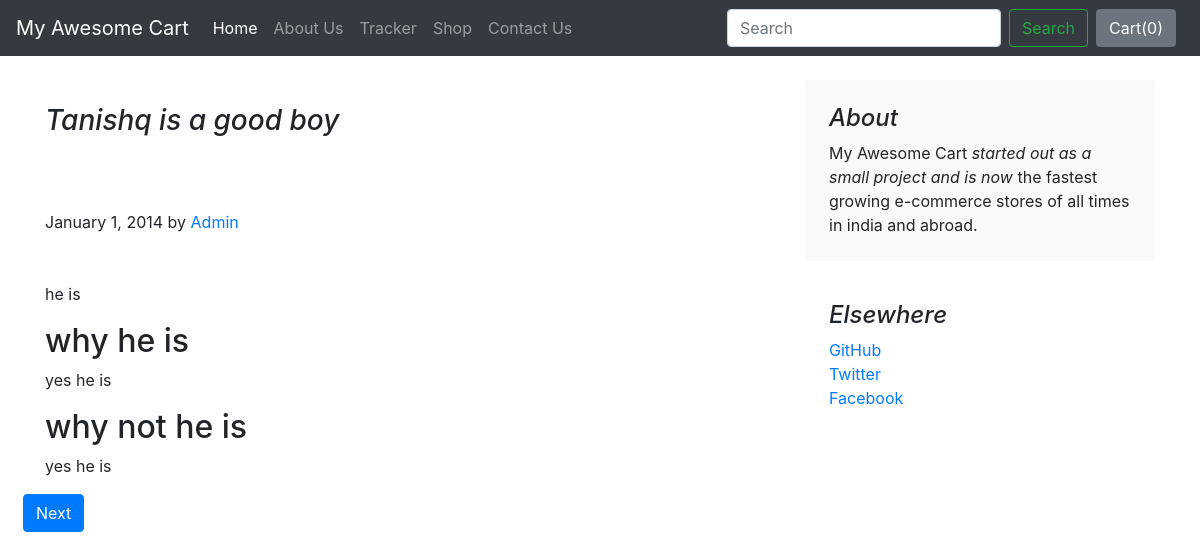
The page /blog/blogpost/1 on the database its author committed.
### blog/models.py (models this page shows, shortened)
class blogPost(models.Model):
    post_id =  models.AutoField(primary_key=True)
    title = models.CharField(max_length=50,default='')
    head0 = models.CharField(max_length=500,default='')
    chead0 = models.CharField(max_length=5000,default='')
    head1 = models.CharField(max_length=500,default='')
    chead1 = models.CharField(max_length=5000,default='')
    head2 = models.CharField(max_length=500,default='')
    chead2 = models.CharField(max_length=5000,default='')
    pub_date = models.DateField()
    thumbnail = models.ImageField(upload_to='blog/images',default='')

### blog/views.py (the view)
# urls.py: path("blogpost/<int:id>", views.blogpost, name="blogHome")
def blogpost(request, id):
    myposts = blogPost.objects.all()
    ids = []
    for post in myposts:
        ids.append(post.post_id)
    ids.sort()
    first = ids[0]
    last = ids[-1]
    print(first,last)
    post = blogPost.objects.filter(post_id = id)[0]
    if id == first:
        nextpost = True
        prevpost = False
        nextp=id+1
        prevp=0
    elif id==last:
        nextpost = False
        prevpost = True
        nextp=0
        prevp=id-1
    else:
        nextpost=True
        nextp=id+1
        prevp=id-1
        prevpost=True
    return render(request, 'blog/blogpost.html',
                  {'post':post,'id':id,'nextpost':nextpost,'prevpost':prevpost,'nextp':nextp,'prevp':prevp})

### blog/templates/blog/blogpost.html (shortened to what this page needs)
{% extends 'blog/basic.html' %}
{% block body %}
<div class="container">
    <div class="row mt-4">
        <div class="col-md-8 blog-main">
            <h3 class="pb-4 mt-4 font-italic">
                {{post.title}}
            </h3>
            <div class="blog-post">
                <p class="blog-post-meta my-5">January 1, 2014 by <a href="#">Admin</a></p>
                <p>{{post.chead0}}</p>
                <h2>{{post.head1}}</h2>
                <p>{{post.chead1}}</p>
                <h2>{{post.head2}}</h2>
                <p>{{post.chead2}}</p>
            </div>
        </div>
        <aside class="col-md-4 blog-sidebar">
            <div class="p-4 mb-3 bg-light rounded">
                <h4 class="font-italic">About</h4>
                <p class="mb-0">My Awesome Cart <em>started out as a small project and is now</em> the fastest growing
                    e-commerce stores of all times in india and abroad.</p>
            </div>
            <div class="p-4">
                <h4 class="font-italic">Elsewhere</h4>
                <ol class="list-unstyled">
                    <li><a href="#">GitHub</a></li>
                    <li><a href="#">Twitter</a></li>
                    <li><a href="#">Facebook</a></li>
                </ol>
            </div>
        </aside>
        <div class="row">
            {%     if nextpost     %}
            <a href="/blog/blogpost/{{nextp}}"><button type="button" class="mx-2 btn btn-primary">Next</button></a>
            {%      endif    %}
        </div>
    </div>
</div>
{% endblock %}

### rows shown on the page
blogPost: title "Tanishq is a good boy", chead0 "he is", head1 "why he is", chead1 "yes he is", head2 "why not he is", chead2 "yes he is"
